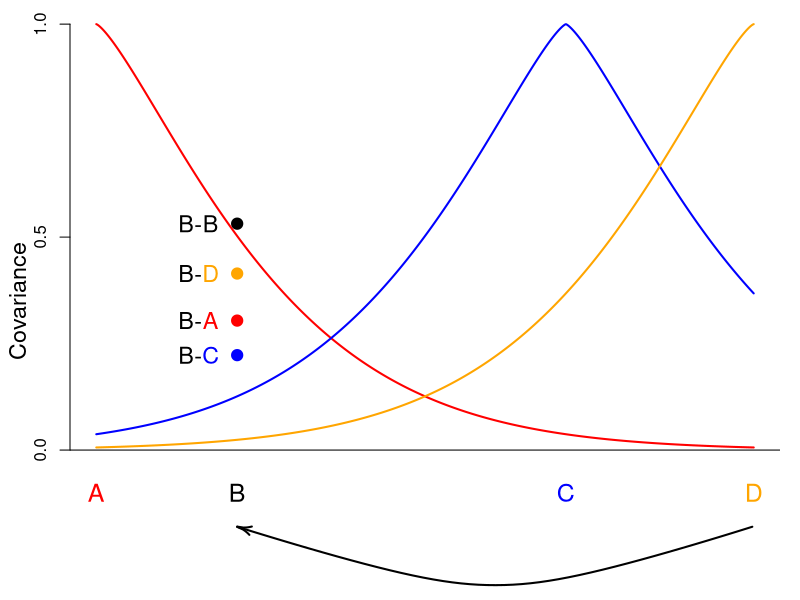

Write R code to recreate this figure.
library(igraph)
iArrows <- igraph:::igraph.Arrows   #http://kbroman.wordpress.com/2012/10/11/curved-arrows-in-r/

alpha=1

tiff(file="~/Dropbox/space.mix/ms/figs/sims/Admix_covar_toy_fig.tiff",width=6,height=2.25,units="in",pointsize=9,res=480)
par(mar=c(0,3.5,0.1,1))
loc<-c(0,0.75,2.5,3.5)

covar.d<-function(d){
exp(-alpha*sqrt(d^2)^1.3)
}
cols<-c("red","black","blue","orange")

d<-seq(0,loc[4],length=1000)
plot(d,covar.d(d-loc[1]),type="l",col=cols[1],lwd=2,ylim=c(-0.3,1),axes=FALSE,xlab="",ylab="",cex=1.5)
axis(side=2,at=c(0,0.5,1),cex=1.2)
mtext(side=2,line=2,"Covariance",cex=1.4)
abline(h=0)

lines(d,covar.d(d-loc[3]),col=cols[3],lwd=2)
lines(d,covar.d(d-loc[4]),col=cols[4],lwd=2)
w1<-0.4

Bs.covar<-c((1-w1)*covar.d(loc[1]-loc[2]) + w1*covar.d(loc[1]-loc[4]),  ##with B-A
					(1-w1)*(1-w1)*1 + w1*w1*1 + 2*(1-w1)*w1*covar.d(loc[4]-loc[2]),  ##B-B
					(1-w1)*covar.d(loc[3]-loc[2]) + w1*covar.d(loc[3]-loc[4]),  ##B-C
					(1-w1)*covar.d(loc[4]-loc[2]) + w1*covar.d(0)   ##B-D
)

text(x=rep(loc[2]-0.25,4),y=Bs.covar,col=cols[2],"B-",cex=1.4) 
text(x=rep(loc[2]-0.14,4),y=Bs.covar,col=cols,c("A","B","C","D"),cex=1.4) 

#text(x=rep(loc[2]-0.05,4),y=Bs.covar,col=cols[2],"B",cex=1.5) 
#text(x=rep(loc[2]+0.05,4),y=Bs.covar,col=cols,c("-A","-B","-C","-D"),cex=1.5) 
points(x=rep(loc[2],4),y=Bs.covar,col=cols,pch=19,cex=1.5) 

#abline(h=(1-w1)*covar.d(loc[1]-loc[2]) + w1*covar.d(loc[1]-loc[4]),col=cols[1],lty=2)
#abline(h= (1-w1)*covar.d(loc[3]-loc[2]) + w1*covar.d(loc[3]-loc[4]),col=cols[3],lty=2)
#abline(h= (1-w1)*covar.d(loc[4]-loc[2]) + w1*covar.d(0),col=cols[4],lty=2)
#abline(h= (1-w1)*(1-w1)*1 + w1*w1*1 + 2*(1-w1)*w1*covar.d(loc[4]-loc[2]),col=cols[2],lty=2)


text(loc,rep(-0.1,4),c("A","B","C",'D'),col=cols,cex=1.5)
iArrows(loc[4], -0.18, loc[2], -0.18,
          h.lwd=2, sh.lwd=2, sh.col="black",
          curve=0.15 , width=1, size=0.7)
dev.off()
#          dev.copy2pdf(file="~/Desktop/Admix_covar_toy_fig.pdf")
          
